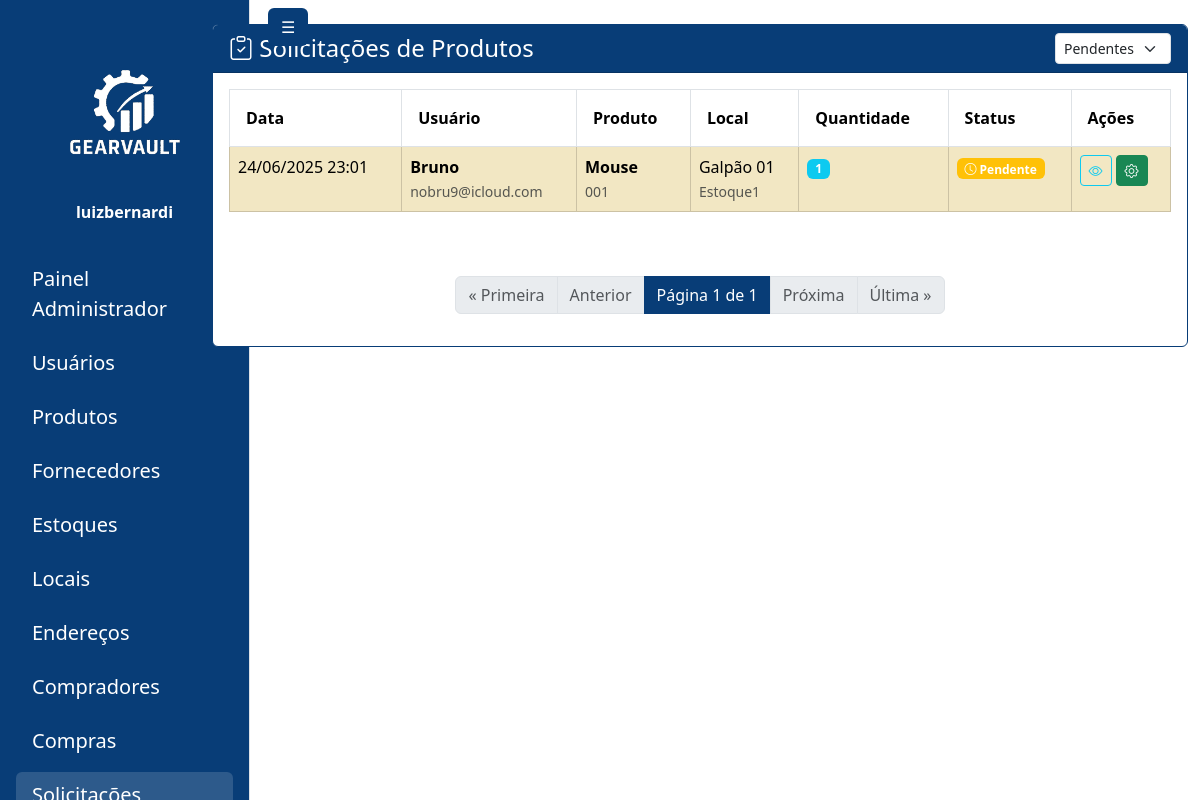
Page /administrador/solicitacoes/ (signed in) on the earlier database version.
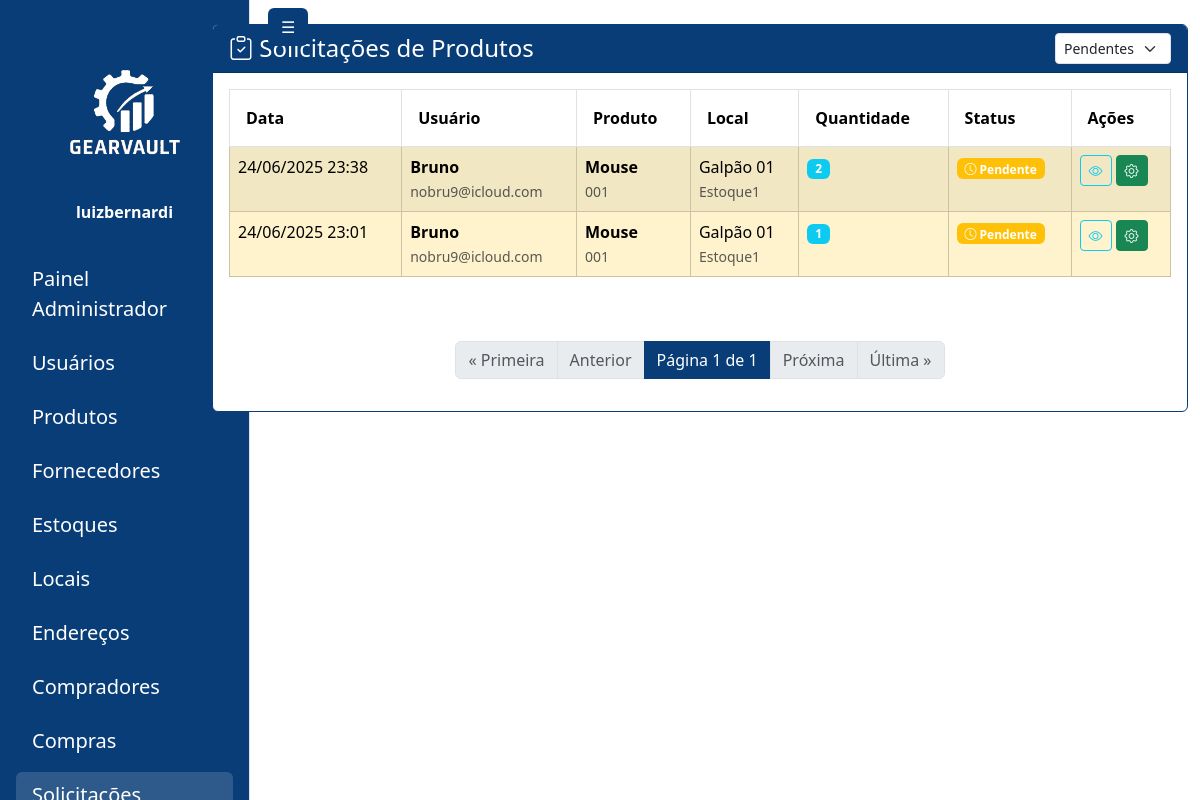
Same page on the later database version.
### gearvault/models.py (models this page shows, shortened)
class SolicitacaoProduto(models.Model):
    STATUS_CHOICES = [
        ('PENDENTE', 'Pendente'),
        ('APROVADA', 'Aprovada'),
        ('REJEITADA', 'Rejeitada'),
    ]
    usuario = models.ForeignKey(
        get_user_model(), on_delete=models.CASCADE, related_name='solicitacoes')
    produto = models.ForeignKey(Produto, on_delete=models.CASCADE)
    local = models.ForeignKey(LocalArmazenamento, on_delete=models.CASCADE)
    quantidade = models.PositiveIntegerField()
    justificativa = models.TextField(
        help_text="Justificativa para a solicitação")
    status = models.CharField(
        max_length=10, choices=STATUS_CHOICES, default='PENDENTE')
    data_solicitacao = models.DateTimeField(auto_now_add=True)
    data_resposta = models.DateTimeField(null=True, blank=True)
    resposta_admin = models.TextField(
        blank=True, null=True, help_text="Resposta do administrador")
    admin_responsavel = models.ForeignKey(
        get_user_model(),
        on_delete=models.SET_NULL,
        null=True,
        blank=True,
        related_name='solicitacoes_processadas'
    )
    class Meta:
        ordering = ['-data_solicitacao']
        verbose_name = 'Solicitação de Produto'
        verbose_name_plural = 'Solicitações de Produtos'

class Produto(models.Model):
    nome = models.CharField(max_length=255)
    codigo = models.CharField(max_length=100, unique=True)
    categoria = models.CharField(max_length=100, blank=True, null=True)
    descricao = models.TextField(blank=True, null=True)
    fornecedor = models.ForeignKey(
        Fornecedor, on_delete=models.SET_NULL, null=True, blank=True)
    imagem = models.ImageField(upload_to='produtos/', blank=True, null=True)

class LocalArmazenamento(models.Model):
    estoque = models.ForeignKey(Estoque, on_delete=models.CASCADE, related_name='locais')
    nome = models.CharField(max_length=255)
    descricao = models.TextField(blank=True, null=True)

class Estoque(models.Model):
    nome = models.CharField(max_length=255)
    descricao = models.TextField(blank=True, null=True)

### gearvault/views.py (the view)
# urls.py: path('solicitacoes/', views.admin_solicitacoes, name='admin_solicitacoes'),
@login_required
def admin_solicitacoes(request):
    if request.user.profile.role != 'ADMIN':
        return redirect('login')
    from .models import SolicitacaoProduto
    status_filter = request.GET.get('status', 'PENDENTE')
    solicitacoes_list = SolicitacaoProduto.objects.select_related(
        'usuario', 'produto', 'local', 'local__estoque'
    ).order_by('-data_solicitacao')
    if status_filter and status_filter != 'TODAS':
        solicitacoes_list = solicitacoes_list.filter(status=status_filter)
    paginator = Paginator(solicitacoes_list, 15)
    page_number = request.GET.get('page')
    solicitacoes = paginator.get_page(page_number)
    contexto = {
        'sidebar_links': get_sidebar_links(request.user),
        'solicitacoes': solicitacoes,
        'status_filter': status_filter,
    }
    return render(request, 'pages/admin/solicitacoes_list.html', contexto)

### gearvault/views.py (called while the page is built, shortened)
def get_sidebar_links(user):
    role = getattr(user.profile, 'role', None)
    if role == 'ADMIN':
        return [
            {'url': '/administrador/painel/', 'label': 'Painel Administrador'},
            {'url': '/administrador/usuarios/', 'label': 'Usuários'},
            {'url': '/administrador/produtos/', 'label': 'Produtos'},
            {'url': '/administrador/fornecedores/', 'label': 'Fornecedores'},
            {'url': '/administrador/estoques/', 'label': 'Estoques'},
            {'url': '/administrador/locais/', 'label': 'Locais'},
            {'url': '/administrador/enderecos/', 'label': 'Endereços'},
            {'url': '/administrador/compradores/', 'label': 'Compradores'},
            {'url': '/administrador/compras/', 'label': 'Compras'},
            {'url': '/administrador/solicitacoes/',
                'label': 'Solicitações'},
        ]
    return []

### gearvault/templates/pages/admin/solicitacoes_list.html (shortened to what this page needs)
{% extends 'base.html' %}
{% load static %}
{% block content %}
<div class="container-fluid" id="main-content-panel">
  <div class="row">
    <div class="col-md-2" id="sidebar-panel">
      {% include 'sidebar.html' %}
    </div>
    <div class="col-md-10" id="painel-content">
      <div class="card mt-4 mb-4" style="border: 1px solid #083D77;">
        <div class="card-header text-white" style="background-color: #083D77;">
          <div class="d-flex justify-content-between align-items-center">
            <h4 class="mb-0"><i class="bi bi-clipboard-check"></i> Solicitações de Produtos</h4>
            <div class="d-flex gap-2">
              <form method="get" class="d-flex align-items-center">
                <select name="status" class="form-select form-select-sm" onchange="this.form.submit()">
                  <option value="PENDENTE" {% if status_filter == 'PENDENTE' %}selected{% endif %}>Pendentes</option>
                </select>
              </form>
            </div>
          </div>
        </div>
        <div class="card-body">
          {% if solicitacoes %}
            <div class="table-responsive">
              <table class="table table-striped table-bordered">
                <thead>
                  <tr>
                    <th class="py-3 px-3">Data</th>
                    <th class="py-3 px-3">Usuário</th>
                    <th class="py-3 px-3">Produto</th>
                    <th class="py-3 px-3">Local</th>
                    <th class="py-3 px-3">Quantidade</th>
                    <th class="py-3 px-3">Status</th>
                    <th class="py-3 px-3">Ações</th>
                  </tr>
                </thead>
                <tbody>
                  {% for solicitacao in solicitacoes %}
                    <tr {% if solicitacao.status == 'PENDENTE' %}class="table-warning"{% endif %}>
                      <td class="py-2">{{ solicitacao.data_solicitacao|date:"d/m/Y H:i" }}</td>
                      <td class="py-2">
                        <strong>{{ solicitacao.usuario.get_full_name|default:solicitacao.usuario.username }}</strong><br>
                        <small class="text-muted">{{ solicitacao.usuario.email }}</small>
                      </td>
                      <td class="py-2">
                        <strong>{{ solicitacao.produto.nome }}</strong><br>
                        <small class="text-muted">{{ solicitacao.produto.codigo }}</small>
                      </td>
                      <td class="py-2">
                        {{ solicitacao.local.nome }}<br>
                        <small class="text-muted">{{ solicitacao.local.estoque.nome }}</small>
                      </td>
                      <td class="py-2">
                        <span class="badge bg-info">{{ solicitacao.quantidade }}</span>
                      </td>
                      <td class="py-2">
                        {% if solicitacao.status == 'PENDENTE' %}
                          <span class="badge bg-warning">
                            <i class="bi bi-clock"></i> Pendente
                          </span>
                        {% elif solicitacao.status == 'APROVADA' %}
                          <span class="badge bg-success">
                            <i class="bi bi-check-circle"></i> Aprovada
                          </span>
                        {% elif solicitacao.status == 'REJEITADA' %}
                          <span class="badge bg-danger">
                            <i class="bi bi-x-circle"></i> Rejeitada
                          </span>
                        {% endif %}
                      </td>
                      <td class="py-2">
                        <div class="d-flex gap-1">
                          <button class="btn btn-sm btn-outline-info"
                                  data-bs-toggle="modal"
                                  data-bs-target="#detalhesSolicitacaoModal"
                                  data-solicitacao-id="{{ solicitacao.id }}"
                                  data-usuario="{{ solicitacao.usuario.get_full_name|default:solicitacao.usuario.username }}"
                                  data-email="{{ solicitacao.usuario.email }}"
                                  data-produto="{{ solicitacao.produto.nome }}"
                                  data-codigo="{{ solicitacao.produto.codigo }}"
                                  data-local="{{ solicitacao.local.nome }}"
                                  data-estoque="{{ solicitacao.local.estoque.nome }}"
                                  data-quantidade="{{ solicitacao.quantidade }}"
                                  data-justificativa="{{ solicitacao.justificativa }}"
                                  data-status="{{ solicitacao.get_status_display }}"
                                  data-data-solicitacao="{{ solicitacao.data_solicitacao|date:'d/m/Y H:i' }}"
                                  title="Ver Detalhes">
                            <i class="bi bi-eye"></i>
                          </button>
                          {% if solicitacao.status == 'PENDENTE' %}
                            <a href="{% url 'admin_processar_solicitacao' solicitacao.id %}"
                               class="btn btn-sm btn-success"
                               title="Processar Solicitação">
                              <i class="bi bi-gear"></i>
                            </a>
                          {% endif %}
                        </div>
                      </td>
                    </tr>
                  {% endfor %}
                </tbody>
              </table>
            </div>
            <div class="d-flex justify-content-center align-items-center mb-3 mt-5">
              <nav aria-label="Navegação de página" class="d-flex justify-content-center mb-0">
                <ul class="pagination mb-0">
                  {% if solicitacoes.number > 1 %}
                    <li class="page-item"><a class="page-link" href="?page=1&status={{ status_filter }}">« Primeira</a></li>
                  {% else %}
                    <li class="page-item disabled"><span class="page-link">« Primeira</span></li>
                  {% endif %}
                  {% if solicitacoes.has_previous %}
                    <li class="page-item"><a class="page-link" href="?page={{ solicitacoes.previous_page_number }}&status={{ status_filter }}">Anterior</a></li>
                  {% else %}
                    <li class="page-item disabled"><span class="page-link">Anterior</span></li>
                  {% endif %}
                  <li class="page-item disabled">
                    <span class="page-link text-white" style="background-color: #083D77; border-color: #083D77;">
                      Página {{ solicitacoes.number }} de {{ solicitacoes.paginator.num_pages }}
                    </span>
                  </li>
                  {% if solicitacoes.has_next %}
                    <li class="page-item"><a class="page-link" href="?page={{ solicitacoes.next_page_number }}&status={{ status_filter }}">Próxima</a></li>
                  {% else %}
                    <li class="page-item disabled"><span class="page-link">Próxima</span></li>
                  {% endif %}
                  {% if solicitacoes.number < solicitacoes.paginator.num_pages %}
                    <li class="page-item"><a class="page-link" href="?page={{ solicitacoes.paginator.num_pages }}&status={{ status_filter }}">Última »</a></li>
                  {% else %}
                    <li class="page-item disabled"><span class="page-link">Última »</span></li>
                  {% endif %}
                </ul>
              </nav>
            </div>
          {% else %}
            <div class="text-center py-5">
              <i class="bi bi-inbox display-1 text-muted"></i>
              <p class="text-muted mt-3">Nenhuma solicitação encontrada para o filtro selecionado.</p>
            </div>
          {% endif %}
        </div>
      </div>
    </div>
  </div>
</div>
{% endblock %}

### templates/base.html (shortened to what this page needs)
{% load static %}
<!DOCTYPE html>
<html lang="en">
<head>
  <link href="https://cdn.jsdelivr.net/npm/bootstrap@5.3.2/dist/css/bootstrap.min.css" rel="stylesheet" />
  <link href="https://cdn.jsdelivr.net/npm/bootstrap-icons@1.10.5/font/bootstrap-icons.css" rel="stylesheet">
</head>
<body>
  {% block content %}
  {% endblock %}
</body>
</html>

### templates/sidebar.html (shortened to what this page needs)
{% load static %}
<div id="sidebar" class="position-fixed top-0 start-0 vh-100 text-white d-flex flex-column pt-5 border-end" style="background-color: #083D77; width: 250px; transition: transform 0.3s ease;">
  <div class="text-center mb-4 pt-3">
    <img src="{% static 'assets/LogoGearvaultBranco.png' %}" alt="Logo GearVault" style="width: 120px;" class="mb-3" />
    <strong class="d-block">{{ user.username }}</strong>
  </div>
  <nav class="flex-grow-1">
    <ul class="nav flex-column px-3">
      {% if sidebar_links %}
        {% for link in sidebar_links %}
          <li class="nav-item mt-2">
            <a href="{{ link.url }}" class="nav-link text-white fs-5 rounded px-3 py-2 link-hover{% if request.path == link.url %} active-link{% endif %}">{{ link.label }}</a>
          </li>
        {% endfor %}
      {% else %}
        <li class="nav-item text-white px-3">Nenhum link disponível</li>
      {% endif %}
    </ul>
  </nav>
</div>
<button id="toggleSidebarBtn" type="button" class="btn position-fixed top-0" style="background-color: #083D77;
  color: white; left: 260px; z-index: 1050; transition: left 0.3s ease; margin: 0.5rem;">☰</button>

### templates/sidebar.html (style rules this page uses)
.link-hover { transition: color 0.3s ease, background-color 0.3s ease; }
.link-hover:hover, .active-link { background-color: rgba(255, 255, 255, 0.15); text-decoration: none; }

### gearvault/templates/pages/admin/solicitacoes_list.html (style rules this page uses)
#painel-content { transition: width 0.3s cubic-bezier(0.4,0,0.2,1), margin-left 0.3s cubic-bezier(0.4,0,0.2,1); }
#sidebar-panel { transition: width 0.3s cubic-bezier(0.4,0,0.2,1), display 0.3s cubic-bezier(0.4,0,0.2,1); }

Differences in the rows shown:
added SolicitacaoProduto: data_solicitacao "24/06/2025 23:38", usuario.get_full_name "Bruno", usuario.email "nobru9@icloud.com", produto.nome "Mouse", produto.codigo "001", local.nome "Galpão 01", local.estoque.nome "Estoque1", quantidade "2", status "PENDENTE" (drawn)
